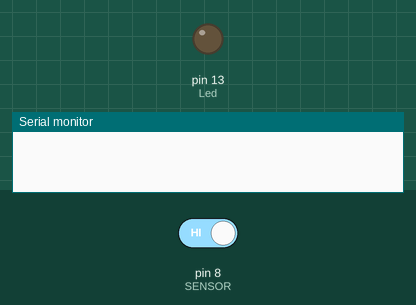
Recording of a sketch running on a simulated Arduino Uno, built with avr-gcc and run on an emulated ATmega328P. Shown: output pins drawn as LEDs (lit = HIGH), the last lines printed to the serial monitor. Inputs (shaded band) come from the test bench; at power-on: pin 8 (SENSOR) HIGH.

Above: at 1.2 s.
1.3 s: pin 8 (SENSOR) driven LOW
At 2.3 s:
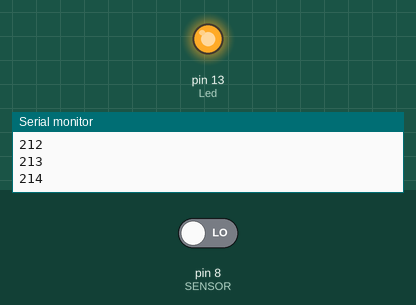
2.8 s: pin 8 (SENSOR) driven HIGH
At 3.4 s:
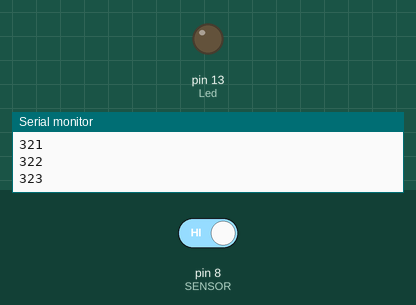
Timing chart, 0 to 5.8 s (numbered marks = the images above; inputs shaded):
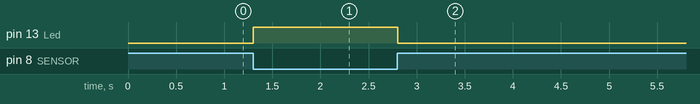

Measured:
- after the input at 1.3 s, pin 13 (Led): LOW → HIGH at once
- after the input at 2.8 s, pin 13 (Led): HIGH → LOW at once

The sketch:

sketch_jun18a.ino
```cpp
int Led = 13 ; // Arduino built in LED
int SENSOR = 8 ; // define the Hall magnetic sensor
int val, count = 0 ; // define numeric variables

void setup ()
{
  Serial.begin(9600);
  pinMode (Led, OUTPUT) ;    // define LED as output
  pinMode (SENSOR, INPUT) ;  // define the Hall magnetic sensor line as input
}

void loop ()
{
  val = digitalRead (SENSOR) ; // read sensor line
  if (val == LOW) // when the Hall sensor detects a magnetic field, Arduino LED lights up
  {
    digitalWrite (Led, HIGH);
    count = count + 1;
    Serial.println(count);
  }
  else
  {
    digitalWrite (Led, LOW);
  }
  delay(1);
}
```
